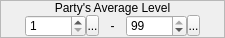
           <widget class="QWidget" name="wPartysAverageLevel">
            <property name="minimumSize">
             <size>
              <width>225</width>
              <height>38</height>
             </size>
            </property>
            <property name="maximumSize">
             <size>
              <width>225</width>
              <height>38</height>
             </size>
            </property>
            <layout class="QVBoxLayout" name="verticalLayout_10">
             <property name="spacing">
              <number>3</number>
             </property>
             <property name="margin">
              <number>0</number>
             </property>
             <item>
              <widget class="QFrame" name="frame_10">
               <property name="frameShape">
                <enum>QFrame::StyledPanel</enum>
               </property>
               <property name="frameShadow">
                <enum>QFrame::Raised</enum>
               </property>
               <layout class="QVBoxLayout" name="verticalLayout_18">
                <property name="spacing">
                 <number>0</number>
                </property>
                <property name="margin">
                 <number>0</number>
                </property>
                <item>
                 <widget class="QLabel" name="label_9">
                  <property name="sizePolicy">
                   <sizepolicy hsizetype="Preferred" vsizetype="Fixed">
                    <horstretch>0</horstretch>
                    <verstretch>0</verstretch>
                   </sizepolicy>
                  </property>
                  <property name="text">
                   <string>Party's Average Level</string>
                  </property>
                  <property name="alignment">
                   <set>Qt::AlignCenter</set>
                  </property>
                 </widget>
                </item>
                <item>
                 <widget class="QWidget" name="widget_14" native="true">
                  <layout class="QHBoxLayout" name="horizontalLayout_9">
                   <property name="spacing">
                    <number>0</number>
                   </property>
                   <property name="leftMargin">
                    <number>24</number>
                   </property>
                   <property name="topMargin">
                    <number>0</number>
                   </property>
                   <property name="rightMargin">
                    <number>24</number>
                   </property>
                   <property name="bottomMargin">
                    <number>0</number>
                   </property>
                   <item>
                    <widget class="QSpinBox" name="sbMinPartysAverageLevel">
                     <property name="sizePolicy">
                      <sizepolicy hsizetype="Fixed" vsizetype="Fixed">
                       <horstretch>0</horstretch>
                       <verstretch>0</verstretch>
                      </sizepolicy>
                     </property>
                     <property name="minimumSize">
                      <size>
                       <width>61</width>
                       <height>0</height>
                      </size>
                     </property>
                     <property name="maximumSize">
                      <size>
                       <width>61</width>
                       <height>16777215</height>
                      </size>
                     </property>
                     <property name="minimum">
                      <number>1</number>
                     </property>
                     <property name="maximum">
                      <number>99</number>
                     </property>
                    </widget>
                   </item>
                   <item>
                    <widget class="SpinBoxSideButton" name="bMinPartysAverageLevelSideButton">
                     <property name="minimumSize">
                      <size>
                       <width>13</width>
                       <height>21</height>
                      </size>
                     </property>
                     <property name="maximumSize">
                      <size>
                       <width>13</width>
                       <height>21</height>
                      </size>
                     </property>
                     <property name="text">
                      <string>...</string>
                     </property>
                     <property name="icon">
                      <iconset resource="gui_icons.qrc">
                       <normaloff>:/icons/spinBoxSideButton.png</normaloff>:/icons/spinBoxSideButton.png</iconset>
                     </property>
                    </widget>
                   </item>
                   <item>
                    <widget class="QLabel" name="label_18">
                     <property name="text">
                      <string>-</string>
                     </property>
                     <property name="alignment">
                      <set>Qt::AlignCenter</set>
                     </property>
                    </widget>
                   </item>
                   <item>
                    <widget class="QSpinBox" name="sbMaxPartysAverageLevel">
                     <property name="sizePolicy">
                      <sizepolicy hsizetype="Fixed" vsizetype="Fixed">
                       <horstretch>0</horstretch>
                       <verstretch>0</verstretch>
                      </sizepolicy>
                     </property>
                     <property name="minimumSize">
                      <size>
                       <width>61</width>
                       <height>0</height>
                      </size>
                     </property>
                     <property name="maximumSize">
                      <size>
                       <width>61</width>
                       <height>16777215</height>
                      </size>
                     </property>
                     <property name="minimum">
                      <number>1</number>
                     </property>
                     <property name="maximum">
                      <number>99</number>
                     </property>
                     <property name="value">
                      <number>99</number>
                     </property>
                    </widget>
                   </item>
                   <item>
                    <widget class="SpinBoxSideButton" name="bMaxPartysAverageLevelSideButton">
                     <property name="minimumSize">
                      <size>
                       <width>13</width>
                       <height>21</height>
                      </size>
                     </property>
                     <property name="maximumSize">
                      <size>
                       <width>13</width>
                       <height>21</height>
                      </size>
                     </property>
                     <property name="text">
                      <string>...</string>
                     </property>
                     <property name="icon">
                      <iconset resource="gui_icons.qrc">
                       <normaloff>:/icons/spinBoxSideButton.png</normaloff>:/icons/spinBoxSideButton.png</iconset>
                     </property>
                    </widget>
                   </item>
                  </layout>
                 </widget>
                </item>
               </layout>
              </widget>
             </item>
            </layout>
           </widget>
